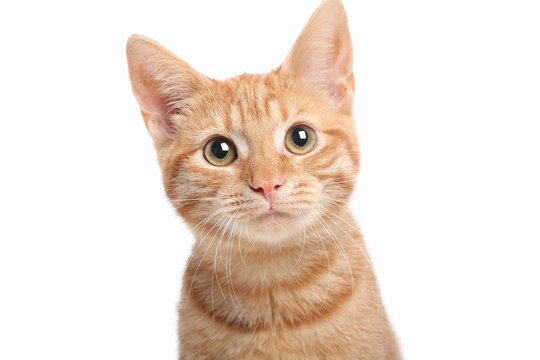
#> input picture photos/cat.jpg, 540 x 360 px
$ python splitmerge.py
#> lines starting #> are read from the running program, lines starting #| are printed output that depends on the picture
import cv2 as cv
import numpy as np


img = cv.imread("photos/cat.jpg")
#> img is the input picture: shape (360, 540, 3); mean B, G, R 215.5, 224, 237.3
cv.imshow("cat", img)

blank = np.zeros(img.shape[:2], dtype="uint8")
b,g,r = cv.split(img)
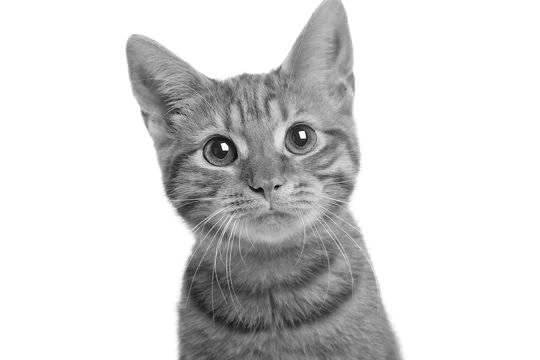
#> b: shape (360, 540); min 0, max 255, mean 215.5
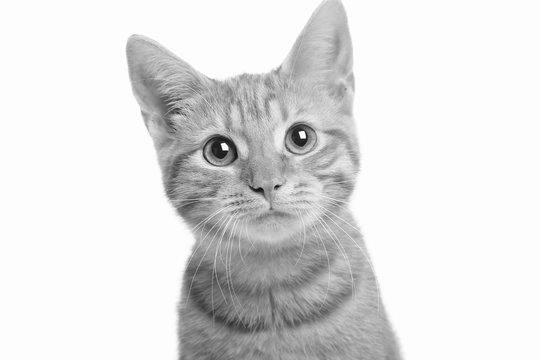
#> g: shape (360, 540); min 0, max 255, mean 224
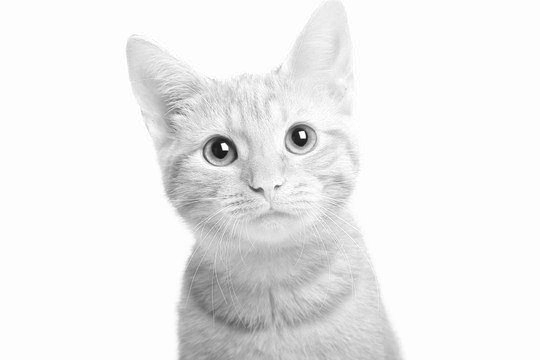
#> r: shape (360, 540); min 15, max 255, mean 237.3

blue = cv.merge([b, blank, blank])
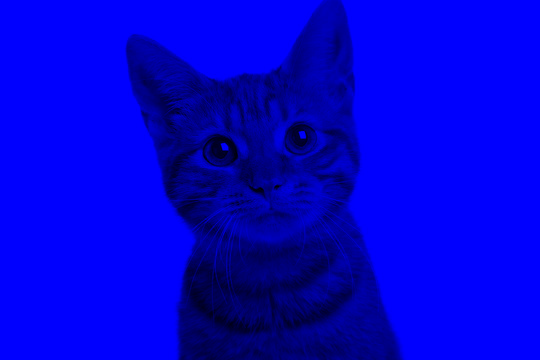
#> blue: shape (360, 540, 3); mean of channels 0, 1, 2 215.5, 0, 0; drawn as B, G, R
green = cv.merge([blank, g, blank])
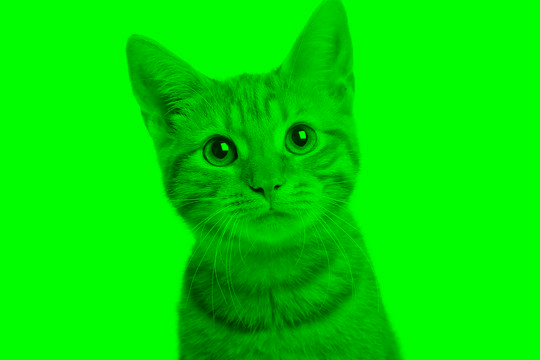
#> green: shape (360, 540, 3); mean of channels 0, 1, 2 0, 224, 0; drawn as B, G, R
red = cv.merge([blank, blank, r])
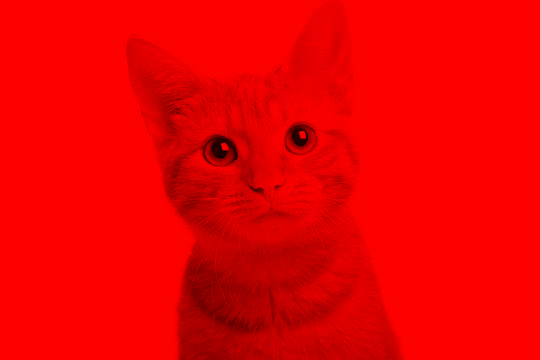
#> red: shape (360, 540, 3); mean of channels 0, 1, 2 0, 0, 237.3; drawn as B, G, R

cv.imshow("Blue", blue)
cv.imshow("Green", green)
cv.imshow("Red", red)


print(img.shape)
#| (360, 540, 3)
print(b.shape)
#| (360, 540)


cv.waitKey(0)
